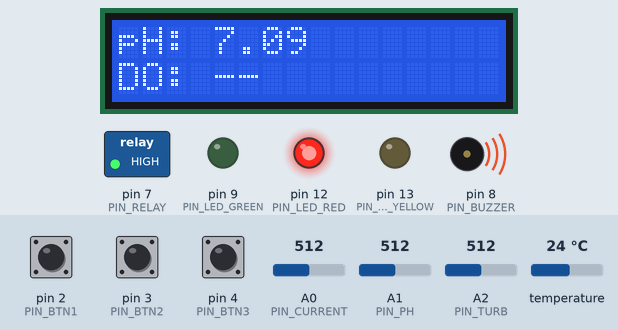
Recording of a program running on a simulated Arduino Uno, built with avr-gcc and run on an emulated ATmega328P. Parts: 16×2 character LCD, switched loads named in the program (green lamp = pin HIGH), output pins drawn as LEDs (lit = HIGH), buzzer (waves = sounding, pin HIGH). The test bench sets the inputs (shaded band); at power-on: A2 (PIN_TURB) = 512, temperature 24 °C, pin 4 (PIN_BTN3) HIGH, A1 (PIN_PH) = 512, pin 2 (PIN_BTN1) HIGH, pin 3 (PIN_BTN2) HIGH, A0 (PIN_CURRENT) = 512. What the program prints to the serial monitor is not drawn.

Above: at 3.6 s.
3.7 s: A2 (PIN_TURB) set to 992
At 7.7 s:
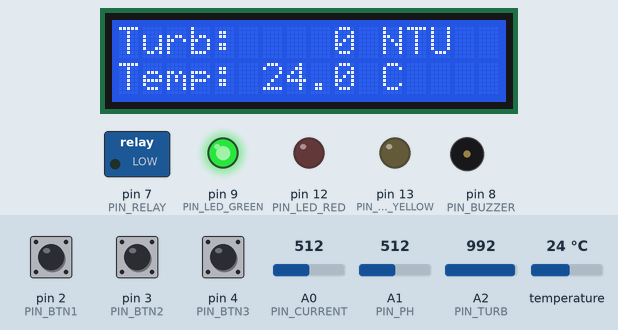
9.9 s: temperature set to 31.7 °C
At 15.8 s:
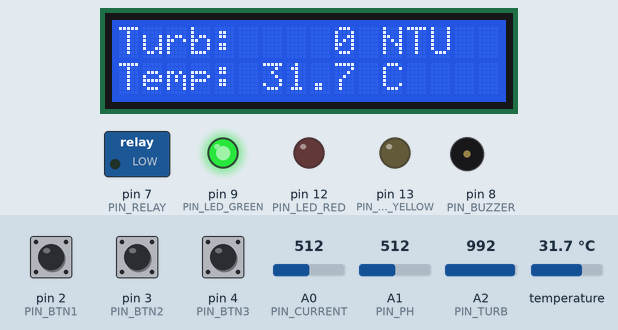
16.1 s: temperature set to 32.7 °C
At 19.3 s:
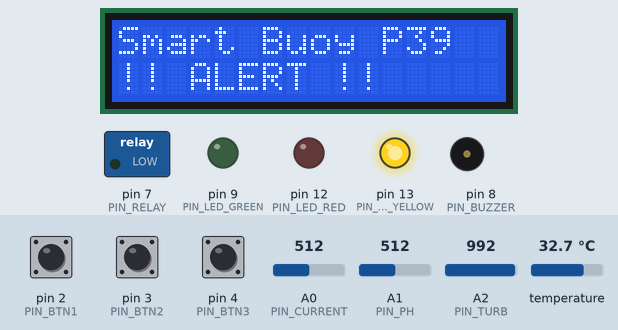
22.3 s: pin 4 (PIN_BTN3) pulled LOW for 1 s
At 24.0 s:
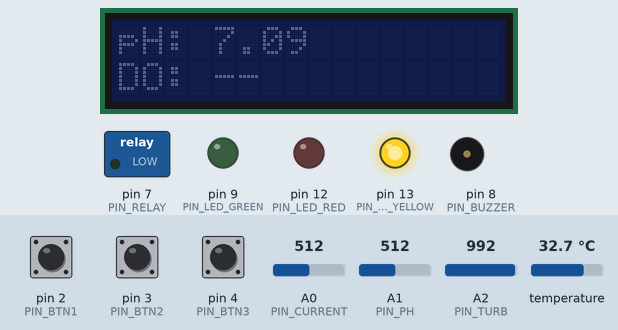
29.5 s: temperature set to 28 °C
At 33.7 s:
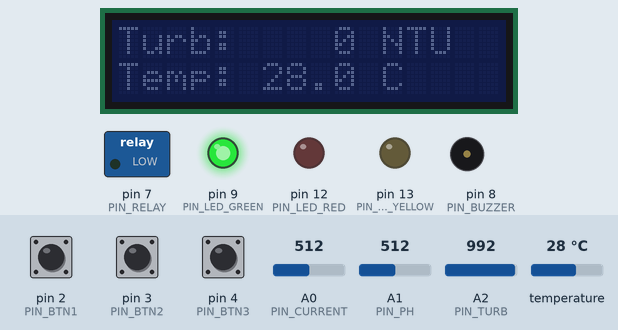
35.7 s: A1 (PIN_PH) set to 527
At 40.2 s:
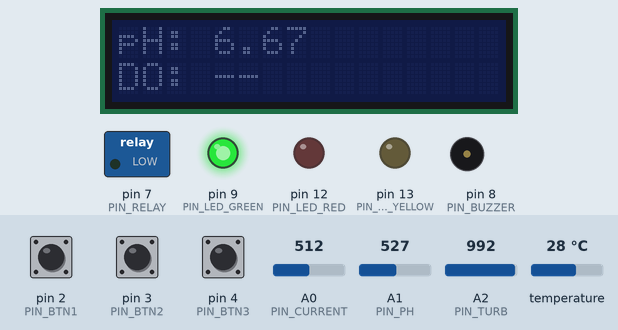
40.5 s: A1 (PIN_PH) set to 545
Timing chart, 0 to 44.3 s (numbered marks = the images above; inputs shaded):
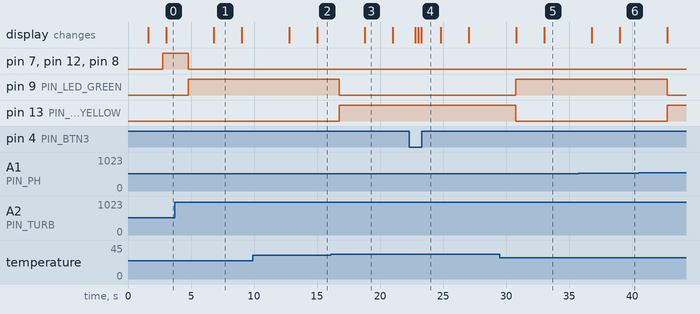

The program:

main.cpp
```cpp
#include <Arduino.h>
#include "config.h"
#include "sensors.h"
#include "display.h"
#include "serial_comm.h"
#include "alerts.h"
#include "buttons.h"

unsigned long lastSensorRead = 0;
unsigned long lastLcdCycle = 0;
unsigned long lastSerialSend = 0;

bool g_backlightOn = true;

float g_ph = 0.0;
float g_do = 0.0;
float g_turb = 0.0;
float g_temp = 0.0;
float g_battV = 0.0;
float g_battA = 0.0;

void setup() {
    Serial.begin(9600);
    Serial.println("Arduino Uno R3 — Smart Buoy P39 ready");

    sensors_init();
    display_init();
    serial_comm_init();
    alerts_init();
    buttons_init();
}

void loop() {
    unsigned long now = millis();

    if (now - lastSensorRead >= SENSOR_INTERVAL) {
        lastSensorRead = now;

        g_ph = read_ph();
        g_do = read_do();
        g_turb = read_turbidity();
        g_temp = read_temperature();
        g_battV = read_battery_voltage();
        g_battA = read_battery_current();

        AlertLevel level = check_alert_level(g_ph, g_do, g_turb, g_temp);
        update_alerts(level);

        const char* levelStr = "NORMAL";
        if (level == ALERT_WARNING) levelStr = "WARNING";
        else if (level == ALERT_DANGER) levelStr = "DANGER";

        Serial.print("pH=");
        Serial.print(g_ph, 2);
        Serial.print(" DO=");
        if (g_do < 0) {
            Serial.print("--");
        } else {
            Serial.print(g_do, 2);
        }
        Serial.print(" Turb=");
        Serial.print(g_turb, 1);
        Serial.print(" Temp=");
        Serial.print(g_temp, 1);
        Serial.print(" BatV=");
        Serial.print(g_battV, 1);
        Serial.print(" BatA=");
        Serial.print(g_battA, 2);
        Serial.print(" Alert=");
        Serial.println(levelStr);
    }

    if (now - lastLcdCycle >= LCD_CYCLE_INTERVAL) {
        lastLcdCycle = now;
        display_readings(g_ph, g_do, g_turb, g_temp);
    }

    if (now - lastSerialSend >= SERIAL_SEND_INTERVAL) {
        lastSerialSend = now;
        send_readings_to_esp(g_ph, g_do, g_turb, g_temp, g_battV, g_battA);
    }

    int btn = check_buttons();
    if (btn == 1) {
        display_next_screen(g_ph, g_do, g_turb, g_temp);
    } else if (btn == 2) {
        display_prev_screen(g_ph, g_do, g_turb, g_temp);
    } else if (btn == 3) {
        g_backlightOn = !g_backlightOn;
        if (g_backlightOn) {
            lcd.backlight();
        } else {
            lcd.noBacklight();
        }
    }
}
```

alerts.h
```cpp
#pragma once
#include <Arduino.h>
#include "config.h"

enum AlertLevel { ALERT_NORMAL, ALERT_WARNING, ALERT_DANGER };

inline void alerts_init() {
    pinMode(PIN_LED_GREEN, OUTPUT);
    pinMode(PIN_LED_RED, OUTPUT);
    pinMode(PIN_LED_YELLOW, OUTPUT);
    pinMode(PIN_BUZZER, OUTPUT);
    pinMode(PIN_RELAY, OUTPUT);

    digitalWrite(PIN_LED_GREEN, LOW);
    digitalWrite(PIN_LED_RED, LOW);
    digitalWrite(PIN_LED_YELLOW, LOW);
    digitalWrite(PIN_BUZZER, LOW);
    digitalWrite(PIN_RELAY, LOW);

    Serial.println("Alerts initialized");
}

inline AlertLevel check_alert_level(float ph, float dox, float turb, float temp) {
    bool doDanger = (dox >= 0.0) && (dox < 3.0);
    bool doWarning = (dox >= 0.0) && (dox < DO_MIN);

    if (ph < 6.0 || ph > 9.0 ||
        doDanger ||
        turb > 50.0 ||
        temp < 20.0 || temp > 35.0) {
        return ALERT_DANGER;
    }

    if (ph < PH_MIN || ph > PH_MAX ||
        doWarning ||
        turb > TURB_MAX ||
        temp < TEMP_MIN || temp > TEMP_MAX) {
        return ALERT_WARNING;
    }

    return ALERT_NORMAL;
}

inline void update_alerts(AlertLevel level) {
    switch (level) {
        case ALERT_NORMAL:
            digitalWrite(PIN_LED_GREEN, HIGH);
            digitalWrite(PIN_LED_YELLOW, LOW);
            digitalWrite(PIN_LED_RED, LOW);
            digitalWrite(PIN_BUZZER, LOW);
            digitalWrite(PIN_RELAY, LOW);
            break;

        case ALERT_WARNING:
            digitalWrite(PIN_LED_GREEN, LOW);
            digitalWrite(PIN_LED_YELLOW, HIGH);
            digitalWrite(PIN_LED_RED, LOW);
            digitalWrite(PIN_BUZZER, LOW);
            digitalWrite(PIN_RELAY, LOW);
            break;

        case ALERT_DANGER:
            digitalWrite(PIN_LED_GREEN, LOW);
            digitalWrite(PIN_LED_YELLOW, LOW);
            digitalWrite(PIN_LED_RED, HIGH);
            digitalWrite(PIN_BUZZER, HIGH);
            digitalWrite(PIN_RELAY, HIGH);
            break;
    }
}
```

buttons.h
```cpp
#pragma once
#include <Arduino.h>
#include "config.h"

inline void buttons_init() {
    pinMode(PIN_BTN1, INPUT_PULLUP);
    pinMode(PIN_BTN2, INPUT_PULLUP);
    pinMode(PIN_BTN3, INPUT_PULLUP);

    Serial.println("Buttons initialized");
}

inline int check_buttons() {
    static unsigned long lastPress = 0;
    unsigned long now = millis();

    if (now - lastPress < 250) {
        return 0;
    }

    if (digitalRead(PIN_BTN1) == LOW) {
        lastPress = now;
        return 1;
    }
    if (digitalRead(PIN_BTN2) == LOW) {
        lastPress = now;
        return 2;
    }
    if (digitalRead(PIN_BTN3) == LOW) {
        lastPress = now;
        return 3;
    }

    return 0;
}
```

display.h
```cpp
#ifndef DISPLAY_H
#define DISPLAY_H

#include <Wire.h>
#include <LiquidCrystal_I2C.h>
#include "config.h"

static LiquidCrystal_I2C lcd(LCD_I2C_ADDR, LCD_COLS, LCD_ROWS);
static int g_screenIndex = 0;

inline void display_init() {
    lcd.init();
    lcd.backlight();

    lcd.setCursor(0, 0);
    lcd.print("Smart Buoy P39");
    lcd.setCursor(0, 1);
    lcd.print("Initializing...");
    delay(1500);
    lcd.clear();

    Serial.println("LCD initialized");
}

inline void display_render(int screen, float ph, float dox, float turb, float temp) {
    char buf1[8];
    char buf2[8];

    lcd.clear();

    switch (screen) {
        case 0:
            dtostrf(ph, 4, 2, buf1);
            lcd.setCursor(0, 0);
            lcd.print("pH: ");
            lcd.print(buf1);
            lcd.setCursor(0, 1);
            if (dox < 0) {
                lcd.print("DO: --");
            } else {
                dtostrf(dox, 4, 2, buf2);
                lcd.print("DO: ");
                lcd.print(buf2);
                lcd.print(" mg/L");
            }
            break;

        case 1:
            dtostrf(turb, 4, 0, buf1);
            dtostrf(temp, 4, 1, buf2);
            lcd.setCursor(0, 0);
            lcd.print("Turb: ");
            lcd.print(buf1);
            lcd.print(" NTU");
            lcd.setCursor(0, 1);
            lcd.print("Temp: ");
            lcd.print(buf2);
            lcd.print(" C");
            break;

        case 2:
        default: {
            bool doAlert = (dox >= 0.0) && (dox < DO_MIN);
            bool alert = (ph < PH_MIN || ph > PH_MAX ||
                          doAlert ||
                          turb > TURB_MAX ||
                          temp < TEMP_MIN || temp > TEMP_MAX);
            lcd.setCursor(0, 0);
            lcd.print("Smart Buoy P39");
            lcd.setCursor(0, 1);
            lcd.print(alert ? "!! ALERT !!" : "All systems OK");
            break;
        }
    }
}

inline void display_readings(float ph, float dox, float turb, float temp) {
    display_render(g_screenIndex, ph, dox, turb, temp);
    g_screenIndex = (g_screenIndex + 1) % 3;
}

inline void display_next_screen(float ph, float dox, float turb, float temp) {
    g_screenIndex = (g_screenIndex + 1) % 3;
    display_render(g_screenIndex, ph, dox, turb, temp);
}

inline void display_prev_screen(float ph, float dox, float turb, float temp) {
    g_screenIndex = (g_screenIndex + 2) % 3;
    display_render(g_screenIndex, ph, dox, turb, temp);
}

inline void display_status(const char* msg) {
    lcd.clear();
    lcd.setCursor(0, 0);
    lcd.print("STATUS:");
    lcd.setCursor(0, 1);
    lcd.print(msg);
}

#endif // DISPLAY_H
```

sensors.h
```cpp
#ifndef SENSORS_H
#define SENSORS_H

#include <Arduino.h>
#include <OneWire.h>
#include <DallasTemperature.h>
#include "config.h"

static OneWire oneWire(PIN_TEMP);
static DallasTemperature tempSensor(&oneWire);

inline void sensors_init() {
    pinMode(PIN_PH, INPUT);
    pinMode(PIN_DO, INPUT);
    pinMode(PIN_TURB, INPUT);
    pinMode(PIN_CURRENT, INPUT);

    tempSensor.begin();

    Serial.println("Sensors initialized");
}

inline float read_ph() {
    float voltage = analogRead(PIN_PH) * 5.0 / 1024.0;
    float ph = -5.70 * voltage + 21.34;
    return constrain(ph, 0.0, 14.0);
}

inline float read_do() {
    // DO sensor not installed in this build - return sentinel
    return -1.0;
}

inline float read_turbidity() {
    float voltage = analogRead(PIN_TURB) * 5.0 / 1024.0;
    float ntu;
    if (voltage < 2.5) {
        ntu = 3000;
    } else {
        ntu = -1120.4 * voltage * voltage + 5742.3 * voltage - 4353.8;
    }
    return constrain(ntu, 0.0, 3000.0);
}

inline float read_temperature() {
    tempSensor.requestTemperatures();
    float tempC = tempSensor.getTempCByIndex(0);
    if (tempC == DEVICE_DISCONNECTED_C) {
        return -999.0;
    }
    return tempC;
}

inline float read_battery_voltage() {
    float voltage = analogRead(PIN_CURRENT) * 5.0 / 1024.0 * 5.0;
    return constrain(voltage, 0.0, 15.0);
}

inline float read_battery_current() {
    float voltage = analogRead(PIN_CURRENT) * 5.0 / 1024.0;
    float current = (voltage - 2.5) / 0.185;
    return current;
}

#endif // SENSORS_H
```

serial_comm.h
```cpp
#ifndef SERIAL_COMM_H
#define SERIAL_COMM_H

#include <Arduino.h>
#include <SoftwareSerial.h>
#include "config.h"

static SoftwareSerial espSerial(PIN_ESP_RX, PIN_ESP_TX); // RX, TX

inline void serial_comm_init() {
    espSerial.begin(ESP_BAUD);
}

inline void send_readings_to_esp(float ph, float dox, float turb, float temp, float battV, float battA) {
    // Build a compact JSON line and send it to the ESP32 over SoftwareSerial.
    // DO is omitted from the JSON when dox < 0 (sentinel meaning "not installed").

    String json = "{";
    json += "\"ph\":" + String(ph, 2) + ",";
    if (dox >= 0.0) {
        json += "\"do\":" + String(dox, 2) + ",";
    }
    json += "\"turbidity\":" + String(turb, 1) + ",";
    json += "\"temp\":" + String(temp, 1) + ",";
    json += "\"battery_v\":" + String(battV, 2) + ",";
    json += "\"battery_a\":" + String(battA, 2);
    json += "}";

    espSerial.println(json);

    Serial.print("Sent to ESP32: ");
    Serial.println(json);
}

#endif // SERIAL_COMM_H
```

config.h
```cpp
#ifndef CONFIG_H
#define CONFIG_H

// ---------- Pin Definitions ----------
#define PIN_PH A1        // pH signal board Po
#define PIN_DO A3        // dissolved oxygen board OUT
#define PIN_TURB A2      // turbidity sensor OUT
#define PIN_CURRENT A0   // ACS712 current sensor OUT
#define PIN_TEMP 5       // DS18B20, needs 4.7k pull-up to 5V

#define PIN_BTN1 2
#define PIN_BTN2 3
#define PIN_BTN3 4

#define PIN_RELAY 7
#define PIN_BUZZER 8

#define PIN_LED_GREEN 9
#define PIN_LED_RED 12
#define PIN_LED_YELLOW 13

#define PIN_ESP_RX 10    // SoftwareSerial RX (to ESP32 TX)
#define PIN_ESP_TX 11    // SoftwareSerial TX (to ESP32 RX)

// ---------- LCD Config ----------
#define LCD_I2C_ADDR 0x27
#define LCD_COLS 16
#define LCD_ROWS 2

// ---------- Thresholds ----------
const float PH_MIN = 6.5;
const float PH_MAX = 8.5;
const float DO_MIN = 5.0;
const float TURB_MAX = 25.0;
const float TEMP_MIN = 24.0;
const float TEMP_MAX = 32.0;

// ---------- Timing Intervals (ms) ----------
const unsigned long SENSOR_INTERVAL = 2000;
const unsigned long SERIAL_SEND_INTERVAL = 30000;
const unsigned long LCD_CYCLE_INTERVAL = 3000;

// ---------- Serial ----------
#define ESP_BAUD 9600

#endif // CONFIG_H
```

Measured:
- the behaviour switches between 32 and 32.1 °C on temperature (found by bisection; images 2 and 3)
- after the input at 3.7 s, pin 7 (PIN_RELAY), pin 12 (PIN_LED_RED), pin 8 (PIN_BUZZER): HIGH → LOW after 1.1 s; pin 9 (PIN_LED_GREEN): LOW → HIGH after 1.1 s
- after the input at 16.1 s, pin 9 (PIN_LED_GREEN): HIGH → LOW after 0.67 s; pin 13 (PIN_LED_YELLOW): LOW → HIGH after 0.67 s; the display: changes after 2.7 s (image 3)
- after the input at 22.3 s, the display: changes after 0.47 s (image 4)
- after the input at 29.5 s, pin 9 (PIN_LED_GREEN): LOW → HIGH after 1.3 s; pin 13 (PIN_LED_YELLOW): HIGH → LOW after 1.3 s
- after the input at 40.5 s, pin 9 (PIN_LED_GREEN): HIGH → LOW after 2.3 s; pin 13 (PIN_LED_YELLOW): LOW → HIGH after 2.3 s
- what the display in image 1 shows lasts 2.2 s, from 6.8 s to 9.0 s
